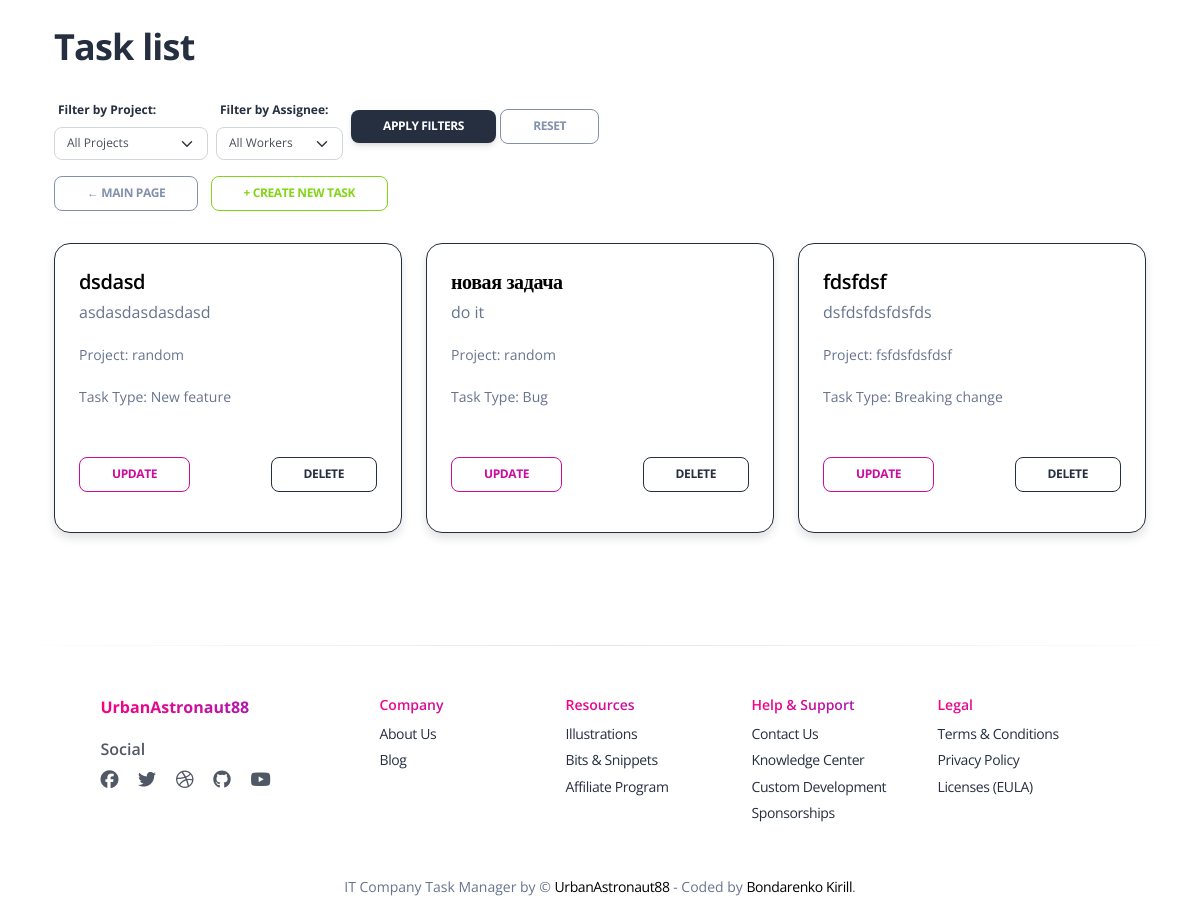
The page /tasks/ (signed in) on the database its author committed.
### main/models.py (models this page shows, shortened)
class Task(models.Model):
    class Priority(models.TextChoices):
        URGENT = "Urgent", "Urgent"
        HIGH = "High", "High"
        MEDIUM = "Medium", "Medium"
        LOW = "Low", "Low"
    name = models.CharField(max_length=255)
    description = models.TextField()
    deadline = models.DateField()
    is_completed = models.BooleanField(default=False)
    priority = models.CharField(
        max_length=10,
        choices=Priority.choices,
        default=Priority.MEDIUM,
    )
    task_type = models.ForeignKey(TaskType, on_delete=models.CASCADE)
    assignees = models.ManyToManyField("Worker", related_name="tasks")
    project = models.ForeignKey("Project", on_delete=models.CASCADE, related_name="tasks")

class Project(models.Model):
    name = models.CharField(max_length=255)
    description = models.TextField(blank=True)
    deadline = models.DateField()

class TaskType(models.Model):
    name = models.CharField(max_length=255, unique=True)

### main/views.py (the view)
# urls.py: path("", TaskListView.as_view(), name="task-list"),
class TaskListView(LoginRequiredMixin, ListView):
    model = Task
    template_name = "main/task_list.html"
    context_object_name = "tasks"
    paginate_by = 9
    def get_queryset(self):
        queryset = Task.objects.select_related("project").prefetch_related("assignees")
        project_id = self.request.GET.get("project")
        assignee_id = self.request.GET.get("assignee")
        if project_id:
            queryset = queryset.filter(project_id=project_id)
        if assignee_id:
            queryset = queryset.filter(assignees__id=assignee_id)
        return queryset.distinct()
    def get_context_data(self, **kwargs):
        context = super().get_context_data(**kwargs)
        context["projects"] = Project.objects.all()
        context["workers"] = Worker.objects.all()
        context["selected_project_id"] = self.request.GET.get("project", "")
        context["selected_assignee_id"] = self.request.GET.get("assignee", "")
        return context
    def paginate_queryset(self, queryset, page_size):
        paginator = Paginator(queryset, page_size)
        page = self.request.GET.get("page") or 1
        try:
            page_number = int(page)
        except ValueError:
            page_number = 1
        try:
            page_obj = paginator.get_page(page_number)
        except EmptyPage:
            page_obj = paginator.page(paginator.num_pages)
        return (paginator, page_obj, page_obj.object_list, page_obj.has_other_pages())

### main/context_processors.py (called while the page is built)
def cfg_assets_root(request):
    return { 'ASSETS_ROOT' : settings.ASSETS_ROOT }

### templates/main/task_list.html (shortened to what this page needs)
{% extends "layouts/base.html" %}
{% block content %}
<div class="container mt-4">
  <h2 class="mb-4">Task list</h2>
  <div class="mb-3">
    <form method="get" class="row g-2 align-items-end">
      <div class="col-auto">
        <label for="project" class="form-label">Filter by Project:</label>
        <select name="project" id="project" class="form-select form-select-sm">
          <option value="">All Projects</option>
        </select>
      </div>
      <div class="col-auto">
        <label for="assignee" class="form-label">Filter by Assignee:</label>
        <select name="assignee" id="assignee" class="form-select form-select-sm">
          <option value="">All Workers</option>
        </select>
      </div>
      <div class="col-auto">
        <button type="submit" class="btn btn-sm btn-dark mt-3">Apply Filters</button>
        <a href="{% url 'main:tasks:task-list' %}" class="btn btn-sm btn-outline-secondary mt-3">Reset</a>
      </div>
    </form>
  </div>
  <div class="mb-3">
    <a href="{% url 'main:home' %}" class="btn btn-sm btn-outline-secondary me-2">← Main page</a>
    <a href="{% url 'main:tasks:task-create' %}" class="btn btn-sm btn-outline-success">+ Create new task</a>
  </div>
  {% if tasks %}
    <div class="row row-cols-1 row-cols-md-2 row-cols-lg-3 g-4">
      {% for task in tasks %}
        <div class="col">
          <div class="card h-100 shadow-sm border border-dark">
            <div class="card-body">
                <h5 class="card-title">
                  <a href="{% url 'main:tasks:task-detail' task.pk %}" class="text-decoration-none">
                    {{ task.name }}
                  </a>
                </h5>
                <p class="card-text">
                  {{ task.description|truncatewords:20 }}
                </p>
                <p class="card-text">
                  <small class="text-muted">Project: {{ task.project.name }}</small>
                </p>
                <p class="card-text">
                  <small class="text-muted">Task Type: {{ task.task_type.name }}</small>
                </p>
            </div>
            <div class="card-footer d-flex justify-content-between">
              <a href="{% url 'main:tasks:task-update' task.pk %}" class="btn btn-sm btn-outline-primary">Update</a>
              <a href="{% url 'main:tasks:task-delete' task.pk %}" class="btn btn-sm btn-outline-dark">Delete</a>
            </div>
          </div>
        </div>
      {% endfor %}
    </div>
  {% else %}
    <div class="alert alert-info mt-3" role="alert">
      No tasks available.
    </div>
  {% endif %}
</div>
{% endblock %}

### rows shown on the page
Task: name "dsdasd", description "asdasdasdasdasd", project.name "random", task_type.name "New feature"
Task: name "новая задача", description "do it", project.name "random", task_type.name "Bug"
Task: name "fdsfdsf", description "dsfdsfdsfdsfds", project.name "fsfdsfdsfdsf", task_type.name "Breaking change"
